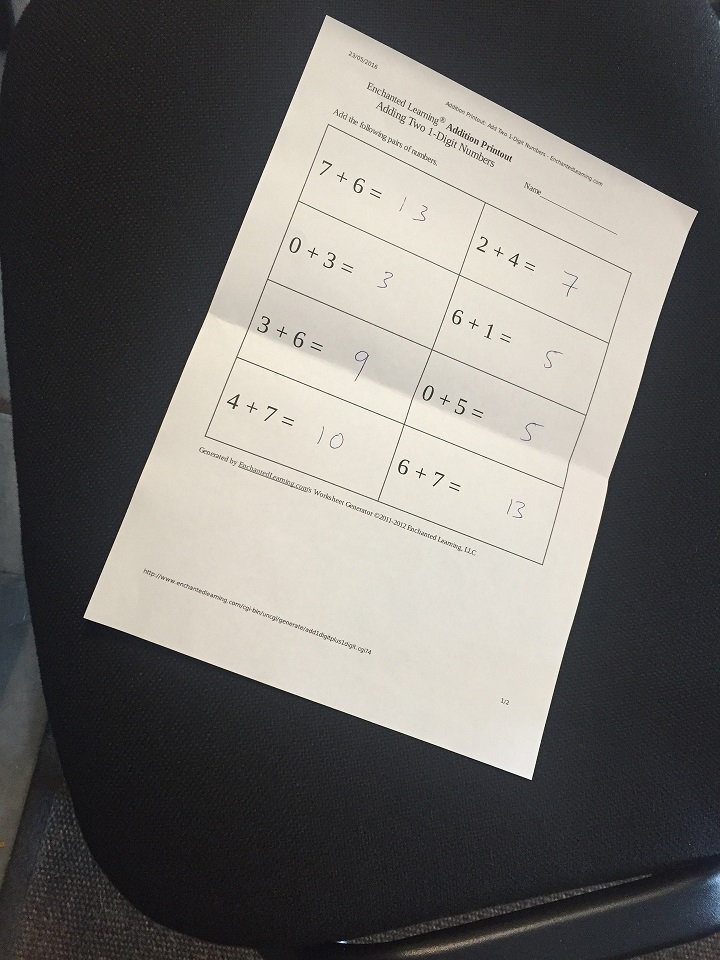
#> input picture M6_Computer_Vision/05. Edge detection, perspective transform and Morphological transformations/img/scan.jpg, 720 x 960 px
$ jupyter execute 'Perspective transform.ipynb'   (shell and % lines are left out)
#> lines starting #> are read from the running program, lines starting #| are printed output that depends on the picture
# Computer Vision Perspective transform

[cell 1]
import cv2
import numpy as np
import matplotlib.pyplot as plt

## Perspective

[cell 2]
# Using this image
image = cv2.imread('img/scan.jpg')
#> image is the input picture: shape (960, 720, 3); mean B, G, R 106.2, 109.5, 111.7
plt.figure(figsize = (12,8))
plt.imshow(image);

[cell 3]
# We want to have the image of the paper straight up so we will need to change the perspective or the image
# Frist write the coordinates of the 4 corners of the original image
img = image.copy()
original_coordinates = np.float32([[320,20], [680,220], [100,620], [520,770]])

# Now write the coordinates of the 4 corners of the desired output
new_coordinates = np.float32([[0,0], [420,0], [0,594], [420,594]])

# Use the two sets of four points to compute the Perspective Transformation matrix, M  with getPerspectiveTransform
M  = cv2.getPerspectiveTransform(original_coordinates, new_coordinates)

# Apply the perspective transformation matrix
warped = cv2.warpPerspective(img, M, (420,594))
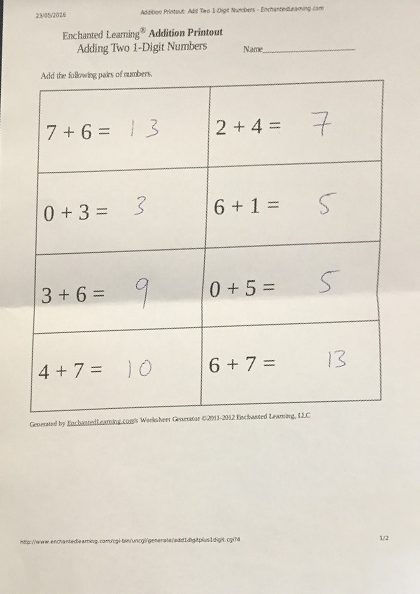
#> warped: shape (594, 420, 3); mean B, G, R 205, 216.9, 222.9

plt.figure(figsize = (12,8))
plt.imshow(warped);
